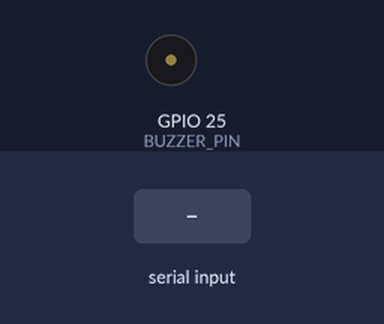
Bench run of a sketch on a simulated ESP32. Parts: buzzer (waves = sounding). The test bench sets the inputs (shaded band). What the sketch prints to the serial monitor is not drawn.

Above: at 16.2 s.
16.3 s: "test\n" received over Serial
At 17.1 s:
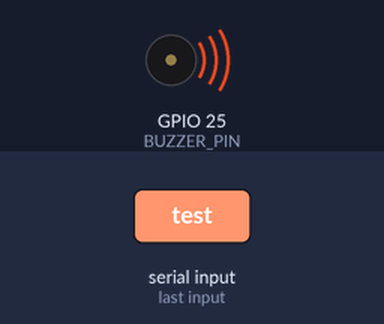
20.3 s: "sweep\n" received over Serial
At 23.1 s:
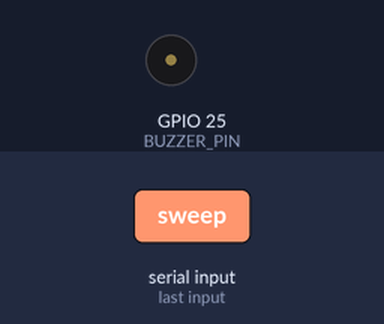
Timing chart, 0 to 24.6 s (numbered marks = the images above; inputs shaded):
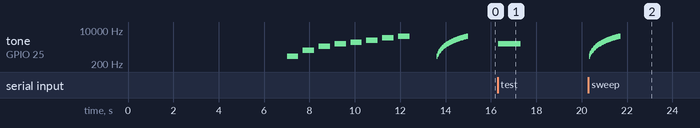

Measured:
- after the input at 16.3 s, tone on GPIO 25 (BUZZER_PIN): silent → 2000 Hz at once, → silent 1.0 s later
- after the input at 20.3 s, tone on GPIO 25 (BUZZER_PIN): plays 500 Hz for 0.03 s, 600 Hz for 0.03 s, 700 Hz for 0.03 s, 800 Hz for 0.03 s, 900 Hz for 0.03 s, 1000 Hz for 0.03 s … (46 notes in this stretch), starting at once

The sketch:

BuzzerTest_Simple.ino
```cpp
/*
 * Simple Buzzer Test - Pet Collar Project
 *
 * UPLOAD THIS TO A FRESH ESP32 DEVICE FOR TESTING
 *
 * This test validates basic buzzer functionality with different frequencies
 * and PWM methods to identify what works with your specific buzzer hardware.
 *
 * Hardware Setup:
 * - Buzzer positive wire -> ESP32 Pin 25
 * - Buzzer negative wire -> ESP32 GND
 *
 * Serial Monitor: 115200 baud
 */

#define BUZZER_PIN 25
#define TEST_DURATION 500  // Duration for each test in milliseconds

void setup() {
  Serial.begin(115200);
  delay(2000);  // Give time to open serial monitor

  Serial.println("🚨 Pet Collar - Simple Buzzer Test");
  Serial.println("==================================");
  Serial.printf("Buzzer Pin: %d\n", BUZZER_PIN);
  Serial.printf("Test Duration: %d ms per frequency\n", TEST_DURATION);
  Serial.println();

  // Initialize pin
  pinMode(BUZZER_PIN, OUTPUT);
  digitalWrite(BUZZER_PIN, LOW);

  Serial.println("Starting buzzer tests in 3 seconds...");
  delay(3000);

  runAllTests();

  Serial.println("\n✅ All tests complete!");
  Serial.println("📝 Results Summary:");
  Serial.println("   - If you heard sounds: Hardware is working");
  Serial.println("   - If no sounds: Check wiring or try different buzzer");
  Serial.println("   - Note which frequencies worked best");
  Serial.println("\n💡 Commands available in loop:");
  Serial.println("   'test' - Quick 2kHz test");
  Serial.println("   'freq XXXX' - Test specific frequency");
  Serial.println("   'sweep' - Frequency sweep");
  Serial.println("   'help' - Show commands");
}

void runAllTests() {
  Serial.println("🔧 Test 1: Digital On/Off (should produce clicks)");
  testDigitalPulses();

  delay(1000);

  Serial.println("\n🔧 Test 2: PWM Frequencies (should produce tones)");
  testPWMFrequencies();

  delay(1000);

  Serial.println("\n🔧 Test 3: Frequency Sweep (should produce rising tone)");
  testFrequencySweep();
}

void testDigitalPulses() {
  Serial.println("   Sending 10 digital pulses...");

  for (int i = 0; i < 10; i++) {
    digitalWrite(BUZZER_PIN, HIGH);
    delay(50);
    digitalWrite(BUZZER_PIN, LOW);
    delay(50);
    Serial.print(".");
  }
  Serial.println(" Done!");
}

void testPWMFrequencies() {
  // Test frequencies that work well with most buzzers
  int frequencies[] = {500, 1000, 1500, 2000, 2500, 3000, 4000, 5000};
  int numFreqs = sizeof(frequencies) / sizeof(frequencies[0]);

  for (int i = 0; i < numFreqs; i++) {
    int freq = frequencies[i];
    Serial.printf("   Testing %d Hz... ", freq);

    // Use old ESP32 API for maximum compatibility
    ledcSetup(0, freq, 8);  // Channel 0, frequency, 8-bit resolution
    ledcAttachPin(BUZZER_PIN, 0);

    // 50% duty cycle
    ledcWrite(0, 128);
    delay(TEST_DURATION);

    // Turn off
    ledcWrite(0, 0);
    delay(200);

    Serial.println("Done");
  }

  // Cleanup
  ledcDetachPin(BUZZER_PIN);
  digitalWrite(BUZZER_PIN, LOW);
}

void testFrequencySweep() {
  Serial.println("   Sweeping 500Hz to 5000Hz...");

  // Setup PWM
  ledcSetup(0, 500, 8);
  ledcAttachPin(BUZZER_PIN, 0);

  // Sweep frequencies
  for (int freq = 500; freq <= 5000; freq += 100) {
    ledcSetup(0, freq, 8);
    ledcWrite(0, 128);  // 50% duty cycle
    delay(30);  // Short duration for each step
  }

  // Turn off
  ledcWrite(0, 0);
  ledcDetachPin(BUZZER_PIN);
  digitalWrite(BUZZER_PIN, LOW);

  Serial.println("   Sweep complete!");
}

void loop() {
  // Interactive command mode
  if (Serial.available()) {
    String command = Serial.readStringUntil('\n');
    command.trim();
    command.toLowerCase();

    if (command == "test") {
      Serial.println("🔊 Quick test at 2000Hz...");
      quickTest(2000);

    } else if (command.startsWith("freq ")) {
      int freq = command.substring(5).toInt();
      if (freq >= 100 && freq <= 20000) {
        Serial.printf("🎵 Testing %d Hz...\n", freq);
        quickTest(freq);
      } else {
        Serial.println("❌ Frequency must be between 100-20000 Hz");
      }

    } else if (command == "sweep") {
      Serial.println("🌊 Running frequency sweep...");
      testFrequencySweep();

    } else if (command == "help") {
      Serial.println("Available commands:");
      Serial.println("  test       - Quick 2kHz test");
      Serial.println("  freq XXXX  - Test specific frequency (100-20000 Hz)");
      Serial.println("  sweep      - Frequency sweep test");
      Serial.println("  help       - Show this help");

    } else if (command.length() > 0) {
      Serial.println("❌ Unknown command. Type 'help' for available commands.");
    }
  }

  delay(100);
}

void quickTest(int frequency) {
  // Simple test function for interactive use
  ledcSetup(0, frequency, 8);
  ledcAttachPin(BUZZER_PIN, 0);
  ledcWrite(0, 128);
  delay(1000);
  ledcWrite(0, 0);
  ledcDetachPin(BUZZER_PIN);
  digitalWrite(BUZZER_PIN, LOW);
  Serial.println("✅ Test complete");
} 
```
